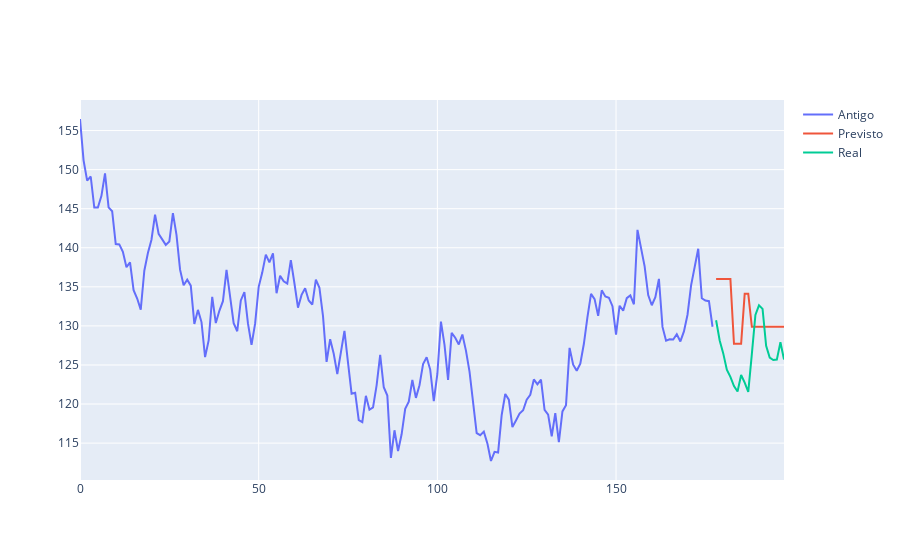

The code cell stored with this chart in its notebook:
### Code cell
teste = pd.DataFrame(dct)

teste["A"] = teste[0]
teste.pop(0)

teste.reset_index(drop=True, inplace=True)

LR_previsto = log_retorno(teste, pd.DataFrame(df_treino["A"].iloc[-20:]).reset_index(drop=True))
LR_real = log_retorno(pd.DataFrame(df_real["A"]).reset_index(drop=True), pd.DataFrame(df_treino["A"].iloc[-20:]).reset_index(drop=True))

print(calc_score(LR_previsto,LR_real))

fig = go.Figure()

fig.add_trace(
    go.Scatter(
        x = time_x,
        y = df_treino["A"],
        name="Antigo"
    )
)

fig.add_trace(
    go.Scatter(
        x = fh,
        y = teste.iloc[-20:,0],
        name="Previsto"
    )
)

fig.add_trace(
    go.Scatter(
        x = fh,
        y = df_real["A"],
        name="Real"
    )
)

### Figure 1 — Plotly figure (JSON) as saved in the notebook; plotly's stock layout.template omitted (floating-point values rounded to 4 significant figures; data arrays with more than 128 entries replaced by an {"elided": "..."} marker saying what was removed)
{"data": [{"name": "Antigo", "type": "scatter", "x": {"elided": "178 int values"}, "y": {"elided": "178 float values"}}, {"name": "Previsto", "type": "scatter", "x": [178, 179, 180, 181, 182, 183, 184, 185, 186, 187, 188, 189, 190, 191, 192, 193, 194, 195, 196, 197], "y": [136.0, 136.0, 136.0, 136.0, 136.0, 127.7, 127.7, 127.7, 134.1, 134.1, 129.9, 129.9, 129.9, 129.9, 129.9, 129.9, 129.9, 129.9, 129.9, 129.9]}, {"name": "Real", "type": "scatter", "x": [178, 179, 180, 181, 182, 183, 184, 185, 186, 187, 188, 189, 190, 191, 192, 193, 194, 195, 196, 197], "y": [130.7, 128.1, 126.5, 124.4, 123.5, 122.3, 121.6, 123.7, 122.7, 121.6, 126.4, 131.4, 132.6, 132.2, 127.4, 125.9, 125.6, 125.7, 127.9, 125.7]}], "layout": {}}
